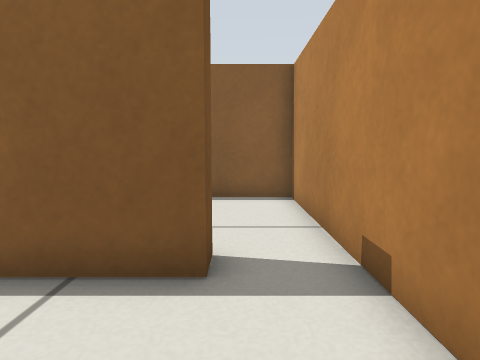
[1] (above)

19 first-person views from a walk through a world built for the Gazebo simulator. The camera is 0.39 m above the floor, tilts 6° down and sees 75° across. The floor is counted in squares, 0.25 m on a side. Each view is taken from the middle of a square. On the plan, view 1 faces up. The plan holds only what a view shows up to about 15 squares ahead; the rest is blank. The place goes on beyond the plan.

[2]
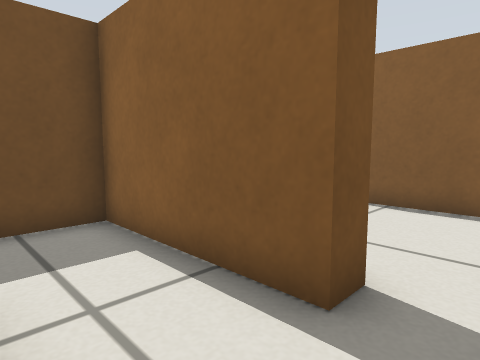

[3]
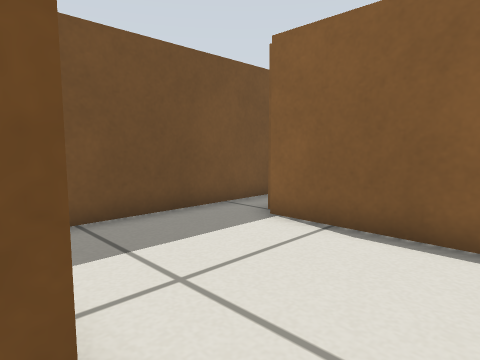

[4]
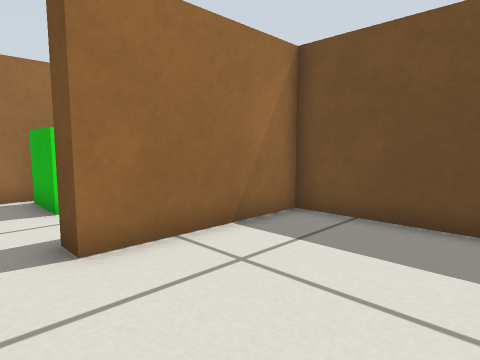

[5]
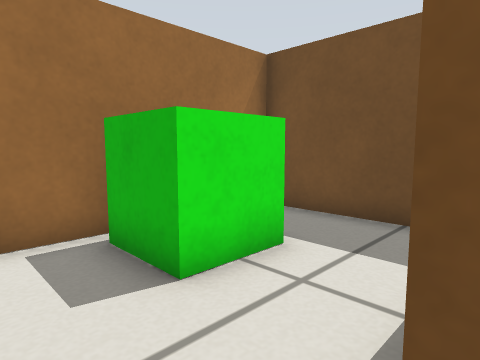

[6]
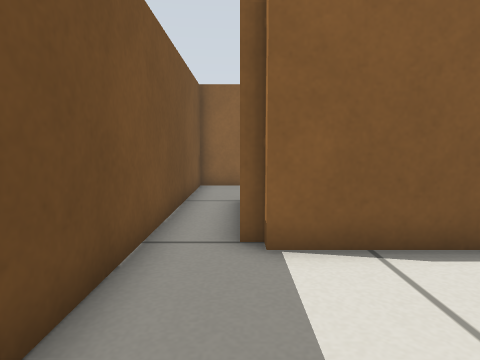

[7]
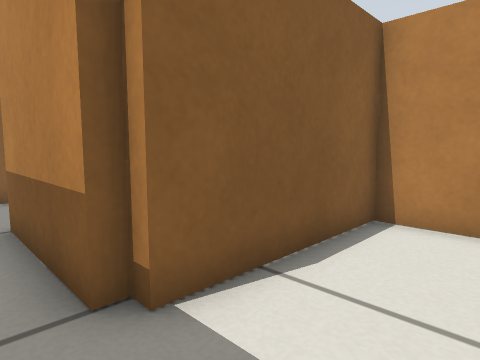

[8]
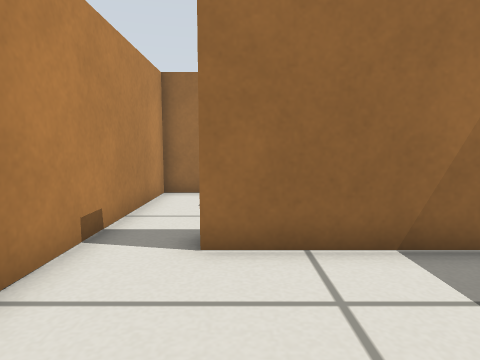

[9]
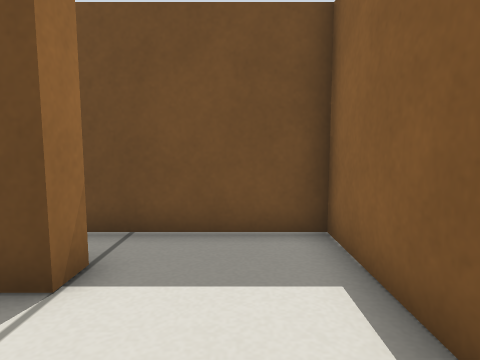

[10]
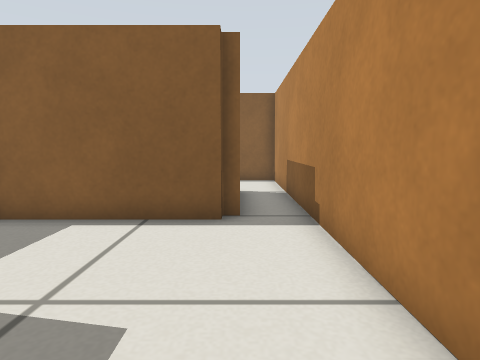

[11]
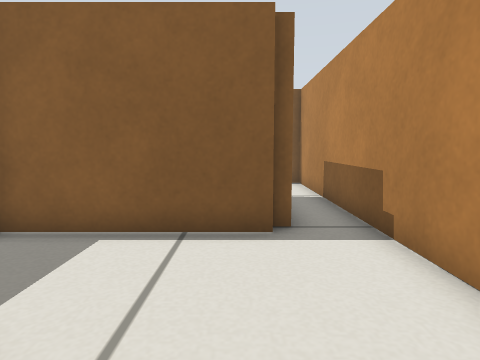

[12]
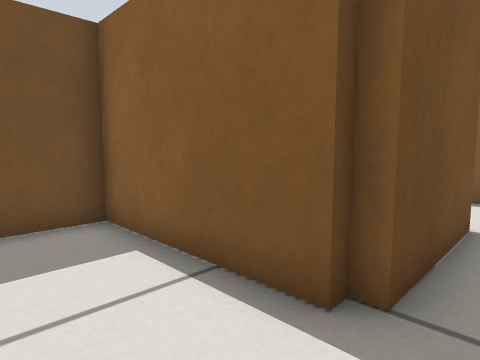

[13]
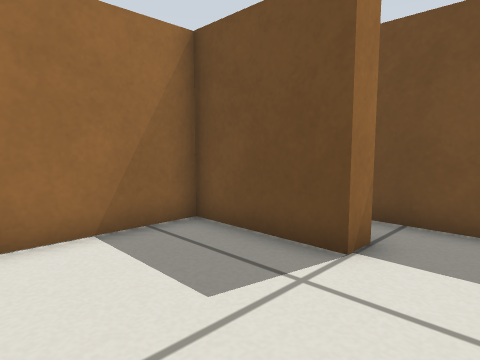

[14]
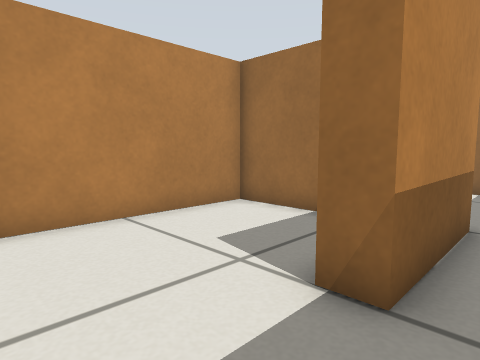

[15]
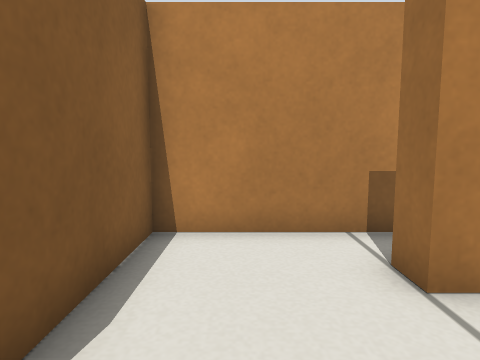

[16]
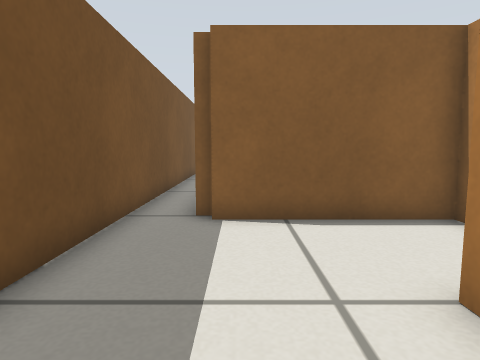

[17]
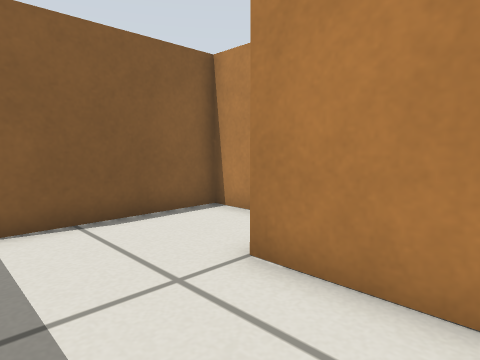

[18]
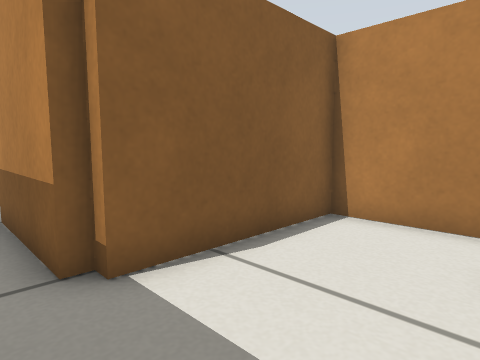

[19]
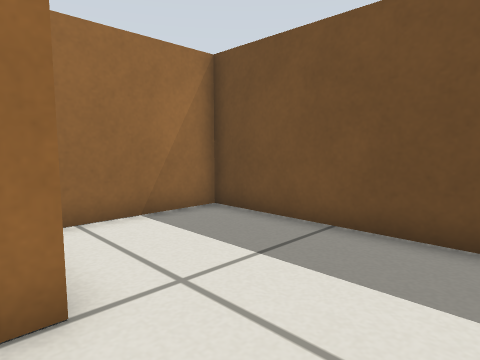

### Floor plan
Points are (right, up) in squares from view 1. A wall is a line through its corners. A room is listed if a view was taken in it or the views show most of it. See-through windows are left out.
Room 1 (views 1, 2, 3, 5)
walls: (-0.4, 4.4) (-0.4, 3.6) (-5.6, 3.6) (-5.6, -1.6) (1.6, -1.6) (1.6, 4.6)
ways out: opening at (0.5, 4) to room 2
objects: marker (-3, -1) to (-1, 1)
Room 2 (views 4, 6, 7, 8, 14)
walls: (1.6, 4.6) (1.6, 9.6) (-3.6, 9.6) (-3.6, 10) (-4, 10) (-4, 14) (-3.2, 14); (-2.4, 17.6) (-5.6, 17.6) (-5.6, 4.4) (-0.4, 4.4)
ways out: opening at (0.5, 4) to room 1; opening at (-3.5, 16) to room 3
Room 3 (views 9, 10, 11, 12, 13, 19)
walls: (-3.2, 14) (-3.2, 10.4) (1.6, 10.4) (1.6, 25.6) (-1.6, 25.6); (-0.8, 22) (0, 22) (0, 18) (-0.4, 18) (-0.4, 17.6) (-2.4, 17.6)
ways out: opening at (-3.5, 16) to room 2; opening at (-0.5, 24) to room 4
Room 4 (views 15, 16, 17, 18)
walls: (-1.6, 25.6) (-3.6, 25.6) (-3.6, 26) (-4, 26) (-4, 29.5); (-0.8, 19.2) (-0.8, 22); (-5.6, 29.5) (-5.6, 18.4) (-1.8, 18.4)
ways out: opening at (-0.5, 24) to room 3

Where each view was taken, in squares from view 1:
view 1: 0 up, 0 right, facing up
view 2: 1 up, 1 right, facing up-left
view 3: 4 up, 1 right, facing up-left
view 4: 9 up, 1 right, facing down-left
view 5: 4 up, 1 right, facing down-left
view 6: 5 up, 4 left, facing up
view 7: 7 up, 5 left, facing up-right
view 8: 9 up, 1 left, facing down
view 9: 16 up, 0 right, facing left
view 10: 11 up, 0 right, facing up
view 11: 12 up, 1 left, facing up
view 12: 15 up, 1 right, facing up-left
view 13: 16 up, 1 right, facing down-left
view 14: 17 up, 5 left, facing down-right
view 15: 24 up, 4 left, facing right
view 16: 19 up, 3 left, facing up
view 17: 19 up, 4 left, facing up-right
view 18: 22 up, 5 left, facing up-right
view 19: 25 up, 0 right, facing down-left
